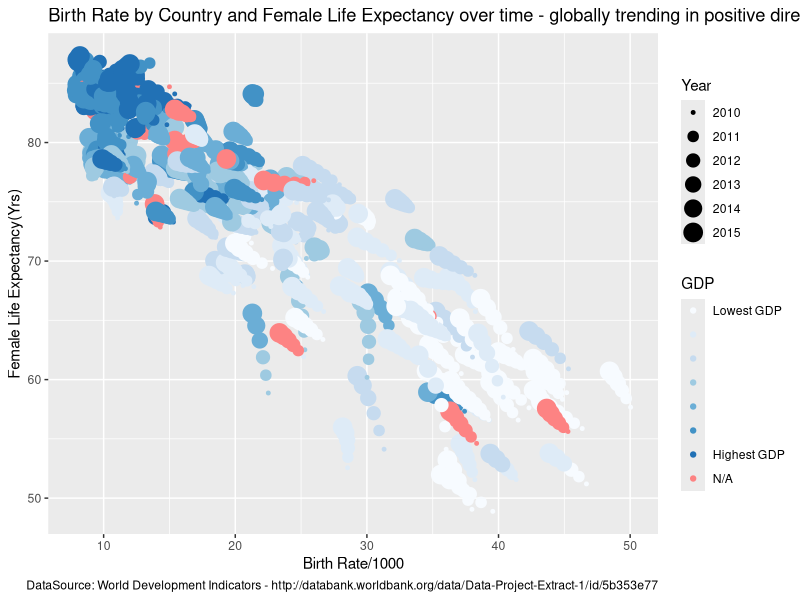
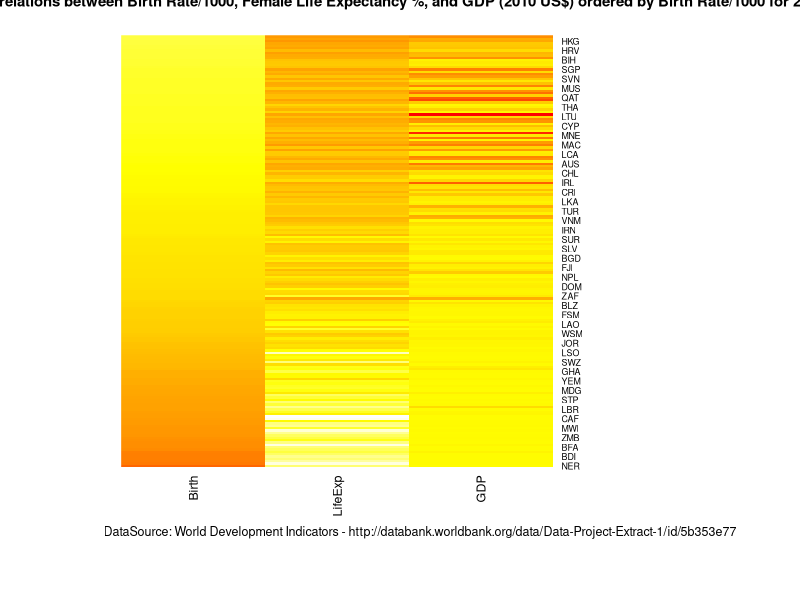
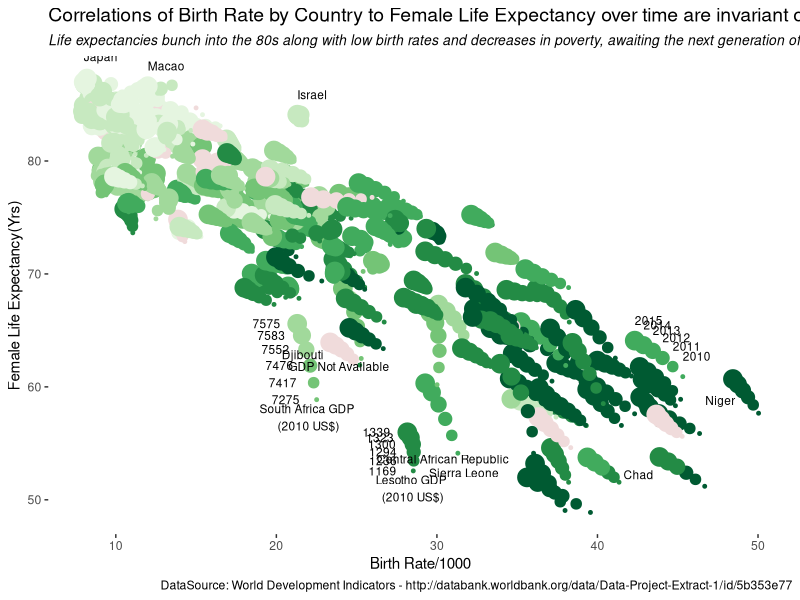

These charts were generated, in order, by the following R code:
#############################################################
# DS 745 Visualization Project
# Chris Austin
# September 27 2018
#############################################################

require(tidyr)
require(dplyr)
require(ggplot2)
require(RColorBrewer)

# Format from World Bank needs work to put data in observational data frame
# structure based on Country/Year.
dataNames <- c("CountryName", "CountryCode", "SeriesName", "SeriesCode", "Data2010", "Data2011", "Data2012", "Data2013", "Data2014", "Data2015")

# Limit data read to 5426 rows due to the disclaimers at the bottom of the CSV.
wbData <- read.csv("WorldBankData.csv", stringsAsFactors = FALSE, col.names = dataNames)

# Add a year column and give Dataxxxx columns a common name. Place into
# intermediate data frames so that it can be tidied easier.
data0 <- with(wbData, data.frame(CountryName, CountryCode, SeriesCode, Year = 2010, Data = Data2010, stringsAsFactors = FALSE))
data1 <- with(wbData, data.frame(CountryName, CountryCode, SeriesCode, Year = 2011, Data = Data2011, stringsAsFactors = FALSE))
data2 <- with(wbData, data.frame(CountryName, CountryCode, SeriesCode, Year = 2012, Data = Data2012, stringsAsFactors = FALSE))
data3 <- with(wbData, data.frame(CountryName, CountryCode, SeriesCode, Year = 2013, Data = Data2013, stringsAsFactors = FALSE))
data4 <- with(wbData, data.frame(CountryName, CountryCode, SeriesCode, Year = 2014, Data = Data2014, stringsAsFactors = FALSE))
data5 <- with(wbData, data.frame(CountryName, CountryCode, SeriesCode, Year = 2015, Data = Data2015, stringsAsFactors = FALSE))

# Unify the dataframes with the year column. 
wbDataFlat <- rbind(data0, data1, data2, data3, data4, data5)

# Rename columns for ease of reference.
dataNames2 <- c("CountryName", "CountryCode", "Year", "CPI2010", "InflationPCT", "MilPctGDP", 
                "IncomePerCap2010", "GDPGrowthPct", "GDPPerCap", "EdSecFem1", "EdSecMale1", "EdSecFem2", 
                "EdSecMale2", "SmokeFemPct", "SmokeMalePct", "LaborParticipateFemPct", 
                "LaborParticpateMalePct", "LaborRatioFemToMale", "FemUnemployPct", "MaleUnemployPct", 
                "BirthPer1000", "DeathPer1000", "LifeExpFem", "LifeExpMale", "PopGrowPct", "Population", 
                "RuralPopPct", "UrbanPopPct")

# Spread() takes the Series code in each row of wbDataFlat (32550 x 5) and
# converts to columns (1302 x 29).
wbDataSpread = spread(wbDataFlat, SeriesCode, Data)
colnames(wbDataSpread) <- dataNames2

###################################################
# Pass 1 - First attempt - Scatterplot
plot.new()
colorCount1 = 7
cut1 <- cut_number(wbDataSpread$GDPPerCap,colorCount1)
gdpColors1 <- as.numeric(cut1)

# Set all NA’s to colorCount1 + 1 and add column to dataframe
wbDataSpread$gdpColors1 <- as.factor(ifelse(is.na(gdpColors1), colorCount1+1, gdpColors1))
cols1 <- brewer.pal(colorCount1+1,"Blues")

# switch last entry in cols[], signfying NA.
cols1[colorCount1+1] <- "#FD8383"

labels1 = rep(" ", length(cols1))
labels1[1] <- "Lowest GDP"
labels1[length(cols1)-1] = "Highest GDP"
labels1[length(cols1)] = "N/A"

plot1 <-  ggplot(wbDataSpread, aes(x = BirthPer1000, y = LifeExpFem, size=Year)) +
  geom_point(shape=19, aes(color = gdpColors1)) + scale_color_manual(values=cols1, labels=labels1)

plot1 <- plot1 + labs(
  x = "Birth Rate/1000", 
  y = "Female Life Expectancy(Yrs)", 
  title = "Birth Rate by Country and Female Life Expectancy over time - globally trending in positive directions",
  caption = "DataSource: World Development Indicators - http://databank.worldbank.org/data/Data-Project-Extract-1/id/5b353e77")

plot1 <- plot1 + labs(color = "GDP")
print(plot1)

####################################################################
# Pass 2 - Second attempt - Data for 2015 Only
tiled <- na.omit(wbDataSpread[wbDataSpread$Year == 2015, c("CountryCode", "BirthPer1000", "LifeExpFem", "GDPPerCap")])
rownames(tiled) <- tiled$CountryCode
colnames(tiled) <- c("Country", "Birth","LifeExp","GDP")
tiled = arrange(tiled, desc(Birth))
tiled2 <- as.matrix(tiled[,c(2,3,4)])
rownames(tiled2) <- tiled$Country

# Original: cex.main = 1.2, cex.sub = 1, mar = c(5.1,4.1,4.1,2.1))
par(cex.main = .9, cex.sub = .75, mar = c(1,1,1,1))
plot2 <- heatmap(tiled2, Rowv=NA, Colv = NA, col = rev(heat.colors(256)), scale = "column", 
                     cexCol = .9, margins = c(8,8), main = " \n \n \n")

title(main = "By-country Correlations between Birth Rate/1000, Female Life Expectancy %, and GDP (2010 US$) ordered by Birth Rate/1000 for 2015                     \n")
par(mar = c(8, 4.1, 4.1, 2.1))
title(sub  = "DataSource: World Development Indicators - http://databank.worldbank.org/data/Data-Project-Extract-1/id/5b353e77")

print(plot2)

######################################################################
# Pass 3 - Finalized display - Scatterplot with colors and labeling
# Prepare color gradient based on GDP Per Capita
colorCount3 = 7
cut3 <- cut_number(wbDataSpread$GDPPerCap,colorCount3)
gdpColors3 <- as.numeric(cut3)
gdpColors3 <- ifelse(is.na(gdpColors3), colorCount3+1, gdpColors3)

# Set all NA’s to colorCount3 + 1 and add column to dataframe
wbDataSpread$gdpColors3 <- as.factor(ifelse(is.na(gdpColors3), colorCount3+1, gdpColors3))
cols3 <- brewer.pal(colorCount3+1,"Greens")

#reverse the color scheme to accentuate the lower-GDP nations
cols3 <- rev(cols3)
cols3[colorCount3+1] <- "#F0DBDB"

# switch last entry in cols[], signfying NA, to reddish-pink.
plot3 <-  ggplot(wbDataSpread, aes(x = BirthPer1000, y = LifeExpFem, size=Year)) +
              geom_point(shape=19, aes(color = gdpColors3)) +
              scale_color_manual(values=cols3) + 
              geom_text(aes(label=ifelse(CountryName == "Djibouti" & Year == 2011, as.character(CountryName), " "),
                            hjust=1.7,vjust=0), size=3) +
              geom_text(aes(label=ifelse(CountryName == "Chad" & Year == 2011, as.character(CountryName), " "),
                            hjust=2.4,vjust=0), size=3) +
              geom_text(aes(label=ifelse(CountryName == "Sierra Leone" & Year == 2015, as.character(CountryName), " "),
                            hjust=1.4,vjust=0), size=3) +  
              geom_text(aes(label=ifelse(CountryName == "Central African Republic" & Year == 2015, as.character(CountryName), " "),
                            hjust=1.2,vjust=0), size=3) +
              geom_text(aes(label=ifelse(CountryName == "Niger" & Year == 2011, as.character(CountryName), " "),
                            hjust=1.6,vjust=0), size=3) +
              geom_text(aes(label=ifelse(CountryName == "Lesotho", as.character(round(GDPPerCap)), " "),
                            hjust=1.6,vjust=.5), size=3) +
              geom_text(aes(label=ifelse(CountryName == "South Africa", as.character(round(GDPPerCap)), " "),
                            hjust=1.6,vjust=.5), size=3) +
              geom_text(aes(label=ifelse(CountryName == "Japan" & Year == 2015, as.character(CountryName), " "),
                            hjust=0,vjust=-2.3), size=3) +
              geom_text(aes(label=ifelse(CountryName == "Israel" & Year == 2015, as.character(CountryName), " "),
                            hjust=0,vjust=-1.7), size=3) +
              geom_text(aes(label=ifelse(CountryName == "Macao SAR, China" & Year == 2015, "Macao", " "),
                            hjust=0,vjust=-1.75), size=3) +
              geom_text(aes(label=ifelse(CountryName == "Angola", as.character(Year), " "),
                            hjust=0,vjust=-1.75), size=3) +
              annotate("text", label= "GDP Not Available", x=23.9,y=61.8, size=3) +
              annotate("text", label= "South Africa GDP \n(2010 US$)", x=22,y=57.3, size=3) +
              annotate("text", label= "Lesotho GDP \n(2010 US$)", x=28.5 ,y=51, size=3) 

# Set ggplot labels
plot3 <- plot3 + labs(
              x = "Birth Rate/1000", 
              y = "Female Life Expectancy(Yrs)", 
              title = "Correlations of Birth Rate by Country to Female Life Expectancy over time are invariant of global economic conditions (2010-2015)",
              subtitle = "Life expectancies bunch into the 80s along with low birth rates and decreases in poverty, awaiting the next generation of medical advances",
              caption = "DataSource: World Development Indicators - http://databank.worldbank.org/data/Data-Project-Extract-1/id/5b353e77")

# set ggplot thematic controls
plot3 <- plot3 + theme(
              plot.title = element_text(size=14),
              plot.subtitle = element_text(size=10, face="italic", color = "black"),
              panel.background = element_blank(),
              legend.position = "none")

print(plot3)